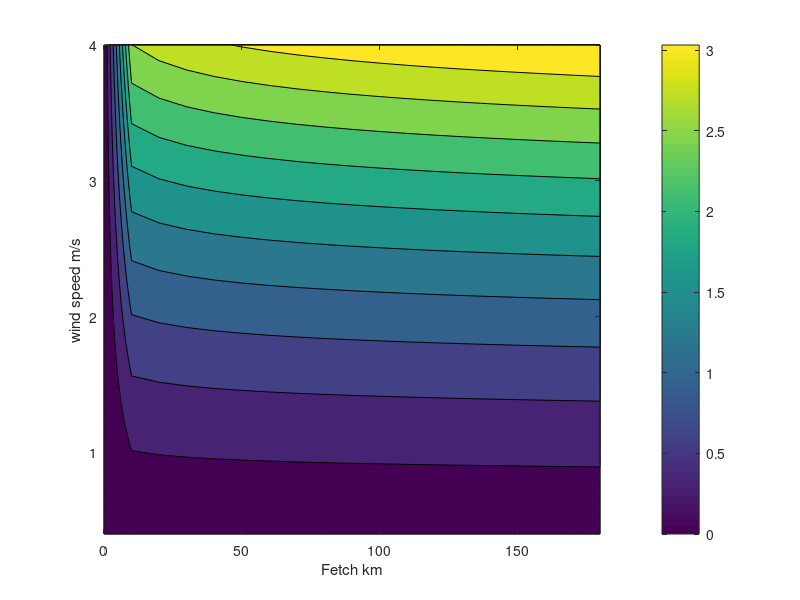

MATLAB code for this plot: (Note: this script raises an error after producing the figure.)
clc
clear
close all

ATM_2_PASCAL = 101325;
RRR = 8.314; 

planet.rho_liquid = 588.15;                                            % TITANPOOL   
planet.nu_liquid = 8.084e-7;                                           % TITANPOOL   
planet.nua = 6.4e-9;                                                   % vapor N2 viscocity at 92 K (DIPPR)
planet.gravity = 1.352;                                                % Titan gravity
planet.surface_temp = 92;                                              % ~avg Titan surface temp
planet.surface_press = 1.5*ATM_2_PASCAL;                               % ~avg Titan surface pressure
planet.surface_tension = 0.032766;                                     % TITANPOOL
planet.kgmolwt = 0.028;                                                % (N2)

rho_a = planet.surface_press*planet.kgmolwt/(RRR*planet.surface_temp);
U10 = 0.4:0.1:4;
X = [0:10:180].*1000;
for i = 1:numel(U10)
    for j = 1:numel(X)
        H_sig(i,j) = (planet.nu_liquid^(0.002)/(planet.nua^(0.003)))*((rho_a/planet.rho_liquid)^0.36)*(((X(j)^0.07)*(U10(i)^1.6))/(planet.gravity^0.7));
    end
end

figure('Name','sig wave height from eqn')
contourf(X./1000,U10,H_sig);
colorbar
ylabel('wind speed m/s')
xlabel('Fetch km')

addpath(fullfile('..','..','\data\Titan\TitanLakes\Bathymetries\bathtub_bathy'))
addpath(fullfile('..','..','data/Titan/TAMwTopo/'))
addpath('C:\Users\Owner\OneDrive\Documents\00_Main\Work\Github_Repos\umwm_titan\applications\old_stuff\ShorelineSmoothing')
jet_wrap = vertcat(jet,flipud(jet)); % circular colormap

viridis_top = viridis;
viridis_top = viridis_top(1:end/2,:);
plasma_bottom = plasma;
plasma_bottom = plasma_bottom(end/2:end,:);
distinct_cmap = [viridis_top;plasma_bottom];

window_size_ang = 100;
Titan_cold.rho_s = 0.95*1000; 
Titan_cold.rho = 0.67*1000;
Titan_cold.nu = 0.003/10000;
Titan_cold.g = 1.35;

vidflumina.coldbedload_D50 = [3.8 10]/100;
vidflumina.susload_D50 = 6.35e-5;
vidflumina.width = [100 175];
vidflumina.slope = [0.0011 0.0015];

[river_susload,river_bedload] = riverine_flux(Titan_cold.rho_s,Titan_cold.rho,Titan_cold.nu,Titan_cold.g,vidflumina.coldbedload_D50(1),vidflumina.susload_D50,vidflumina.width(1),NaN);

load('ol_bathtub_0.46e_neg3.mat','X_cor','Y_cor','x_center','y_center','Xmesh','Ymesh','zDep')
X_cor(1) = [];
Y_cor(1) = [];
% shoreline is mapped CCW
x = (X_cor); 
y = (Y_cor);
[x,y] = make_circle(x,y);

figure('Name','window size for angle estimation');
plot(x,y,'-k','MarkerFaceColor','k')
hold on
scatter(x(1:window_size_ang),y(1:window_size_ang),50,jet(window_size_ang))
text(x(1)-1000,y(1),'start')
text(x(window_size_ang)-1000,y(window_size_ang),'end')
title('window size')


%load("shoreline_vs_Qs_wave.mat","my_shoreline","sum_Qs")
% OL_Qs_wave = interp1(wrap_180(rad2deg(my_shoreline)),sum_Qs,wrap_180(rad2deg(OL_shoreline_angle)));

Wind.phi0 = deg2rad(wrap_180(270)); % radians

OL_shoreline_angle = calc_shoreline_angle(x,y,window_size_ang); % radians

relative_angle = Wind.phi0 -  OL_shoreline_angle; % radians

OL_Qs_wave = calc_Qs_waves(OL_shoreline_angle,Wind); 

figure;
scatter(x,y,20,wrap_180(rad2deg(OL_shoreline_angle)),"filled")
hold on
quiver(0.6e5,-8e5,1e5*cos(deg2rad(Wind.phi0)),1e5*sin(deg2rad(Wind.phi0)))
colormap(jet_wrap)
title('shoreline angle')
colorbar


figure;
scatter(x,y,20,wrap_180(rad2deg(relative_angle)),"filled")
hold on
quiver(0.6e5,-8e5,1e5*cos(Wind.phi0),1e5*sin(Wind.phi0))
colormap(jet_wrap)
title('relative angle')
colorbar

figure;
scatter(x,y,20,OL_Qs_wave)
hold on
quiver(0.6e5,-8e5,1e5*cos(Wind.phi0),1e5*sin(Wind.phi0))
title('Qs wave')
colorbar








function [x_circle, y_circle] = make_circle(x,y)

    polyin = polyshape(x,y);
    [xc,yc] = centroid(polyin);

    for i = 1:numel(x)
        mydist(i) = sqrt((xc - x(i))^2 + (yc - y(i))^2);
    end

    my_r = max(mydist);

    theta = linspace(0, 2*pi, 1000);
    x_circle = xc + my_r.*cos(theta);
    y_circle = yc + my_r.*sin(theta);

end